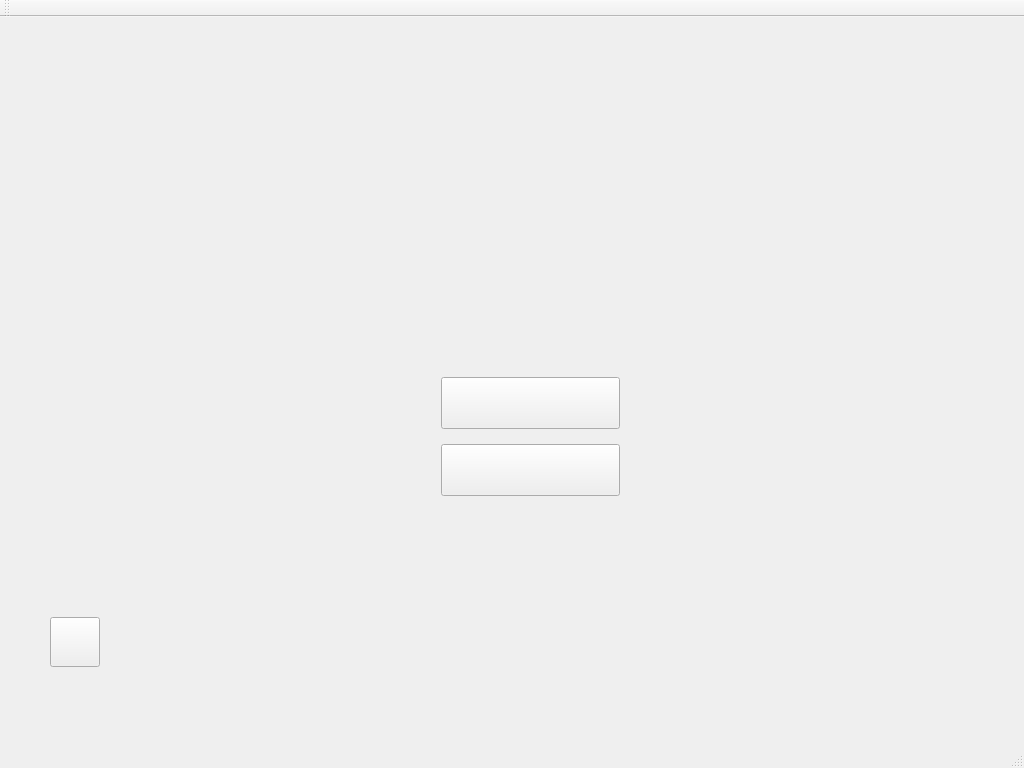
<?xml version="1.0" encoding="UTF-8"?>
<ui version="4.0">
 <class>MainWindow</class>
 <widget class="QMainWindow" name="MainWindow">
  <property name="geometry">
   <rect>
    <x>0</x>
    <y>0</y>
    <width>1024</width>
    <height>768</height>
   </rect>
  </property>
  <property name="windowTitle">
   <string>MainWindow</string>
  </property>
  <property name="styleSheet">
   <string notr="true">#centralWidget{
	background-image: url(:/Scrabble.png);
}</string>
  </property>
  <widget class="QWidget" name="centralWidget">
   <widget class="QWidget" name="layoutWidget">
    <property name="geometry">
     <rect>
      <x>430</x>
      <y>340</y>
      <width>201</width>
      <height>161</height>
     </rect>
    </property>
    <layout class="QVBoxLayout" name="vBox">
     <item>
      <widget class="QPushButton" name="joinBtn">
       <property name="sizePolicy">
        <sizepolicy hsizetype="MinimumExpanding" vsizetype="Fixed">
         <horstretch>0</horstretch>
         <verstretch>0</verstretch>
        </sizepolicy>
       </property>
       <property name="minimumSize">
        <size>
         <width>0</width>
         <height>52</height>
        </size>
       </property>
       <property name="styleSheet">
        <string notr="true"> #joinBtn {
	background-image: url(:/join.png);
}
QPushButton:hover:!pressed{
border: 5px white;
}</string>
       </property>
       <property name="text">
        <string/>
       </property>
      </widget>
     </item>
     <item>
      <widget class="QPushButton" name="hostBtn">
       <property name="minimumSize">
        <size>
         <width>0</width>
         <height>52</height>
        </size>
       </property>
       <property name="styleSheet">
        <string notr="true"> #hostBtn {
	background-image: url(:/host.png);
}
QPushButton:hover:!pressed{
border: 5px white;
}</string>
       </property>
       <property name="text">
        <string/>
       </property>
      </widget>
     </item>
    </layout>
   </widget>
   <widget class="QPushButton" name="propertiesBtn">
    <property name="geometry">
     <rect>
      <x>50</x>
      <y>600</y>
      <width>50</width>
      <height>50</height>
     </rect>
    </property>
    <property name="styleSheet">
     <string notr="true"> #propertiesBtn {
	background-image: url(:/configIcon.png);
}
QPushButton:hover:!pressed{
border: 5px white;
}</string>
    </property>
    <property name="text">
     <string/>
    </property>
   </widget>
  </widget>
  <widget class="QMenuBar" name="menuBar">
   <property name="geometry">
    <rect>
     <x>0</x>
     <y>0</y>
     <width>1024</width>
     <height>22</height>
    </rect>
   </property>
  </widget>
  <widget class="QToolBar" name="mainToolBar">
   <attribute name="toolBarArea">
    <enum>TopToolBarArea</enum>
   </attribute>
   <attribute name="toolBarBreak">
    <bool>false</bool>
   </attribute>
  </widget>
  <widget class="QStatusBar" name="statusBar"/>
 </widget>
 <layoutdefault spacing="6" margin="11"/>
 <resources/>
 <connections/>
</ui>
